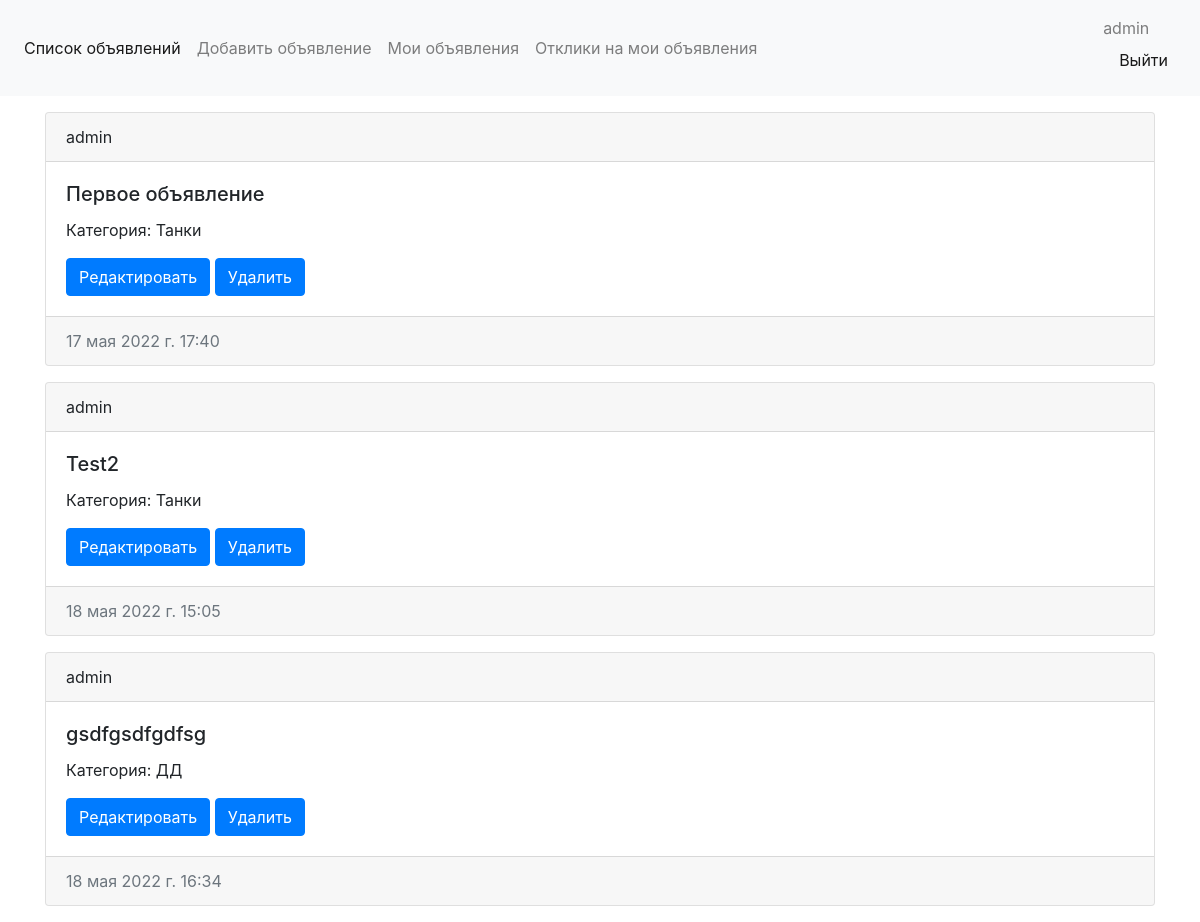
Before: /personal/ (signed in) with the older database file.
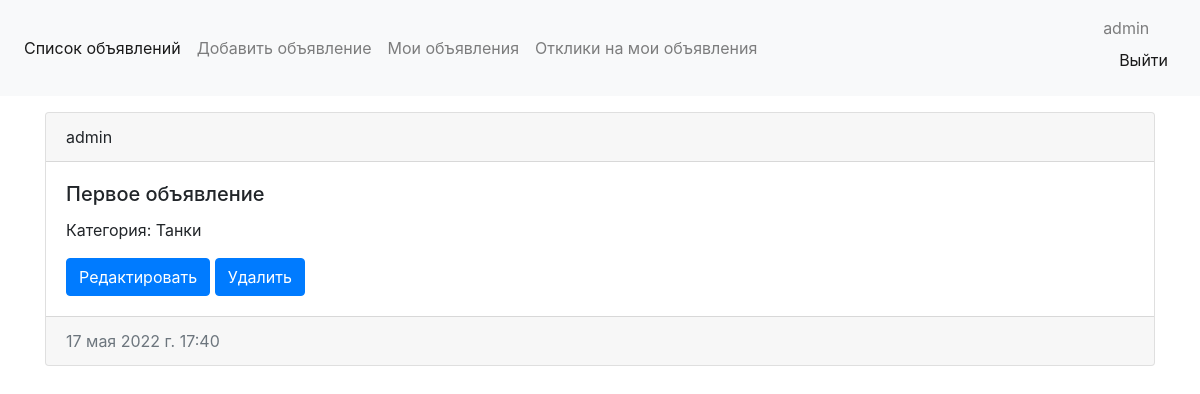
After: the same page with the newer database file.
### message/models.py (models this page shows, shortened)
class Message(models.Model):
    user = models.ForeignKey(User, on_delete=models.CASCADE, verbose_name='Пользователь')
    title = models.CharField(max_length=150, verbose_name='Заголовок')
    content = models.CharField(max_length=1500)
    created_at = models.DateTimeField(auto_now_add=True, verbose_name='Дата создания')
    updated_at = models.DateTimeField(auto_now=True, verbose_name='Дата обновления')
    category = models.ForeignKey(Category, on_delete=models.CASCADE, verbose_name='Категория')
    class Meta:
        verbose_name = 'Объявление'
        verbose_name_plural = 'Объявления'

class Category(models.Model):
    category_name = models.CharField(max_length=24, blank=False, verbose_name='Категория')
    slug = models.SlugField(max_length=24)
    class Meta:
        verbose_name = 'Категорию'
        verbose_name_plural = 'Категории'
    def __str__(self):
        return f'{self.category_name}'

### message/views.py (the view)
# urls.py: path('personal/', MessagesPersonalView.as_view(), name='message_personal'),
class MessagesPersonalView(ListView):
    model = Message
    template_name = 'message_personal.html'
    context_object_name = 'message'
    def get_queryset(self):
        user = self.request.user
        message = Message.objects.filter(user=user)
        return message

### message/templates/message_personal.html
{% extends 'index.html' %}
{% block content %}
<div class="container mt-3">
    {% for i in message %}
        <div class="card mb-3">
          <div class="card-header">
            {{ i.user }}
          </div>
          <div class="card-body">
            <h5 class="card-title">{{ i.title }}</h5>
            <p class="card-text">Категория: {{ i.category }}</p>
            <a href="{% url 'message_update' i.id %}" class="btn btn-primary">Редактировать</a>
            <a href="{% url 'message_delete' i.id %}" class="btn btn-primary">Удалить</a>
          </div>
          <div class="card-footer text-muted">
            {{ i.created_at  }}
          </div>
        </div>
    {% endfor %}
</div>
{% endblock content %}

Changed rows visible on the page:
removed Message: user "admin", title "Test2", category "Танки", created_at "18 мая 2022 г. 15:05"
removed Message: user "admin", title "gsdfgsdfgdfsg", category "ДД", created_at "18 мая 2022 г. 16:34"
